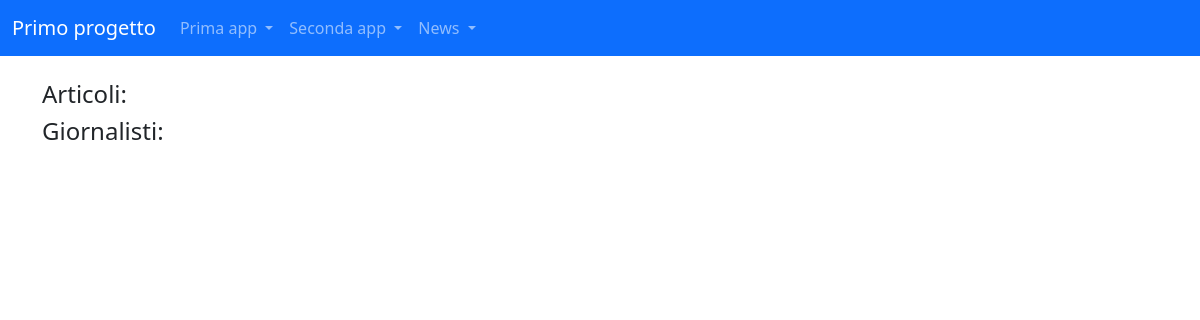
The page /news/ on the database as committed earlier.
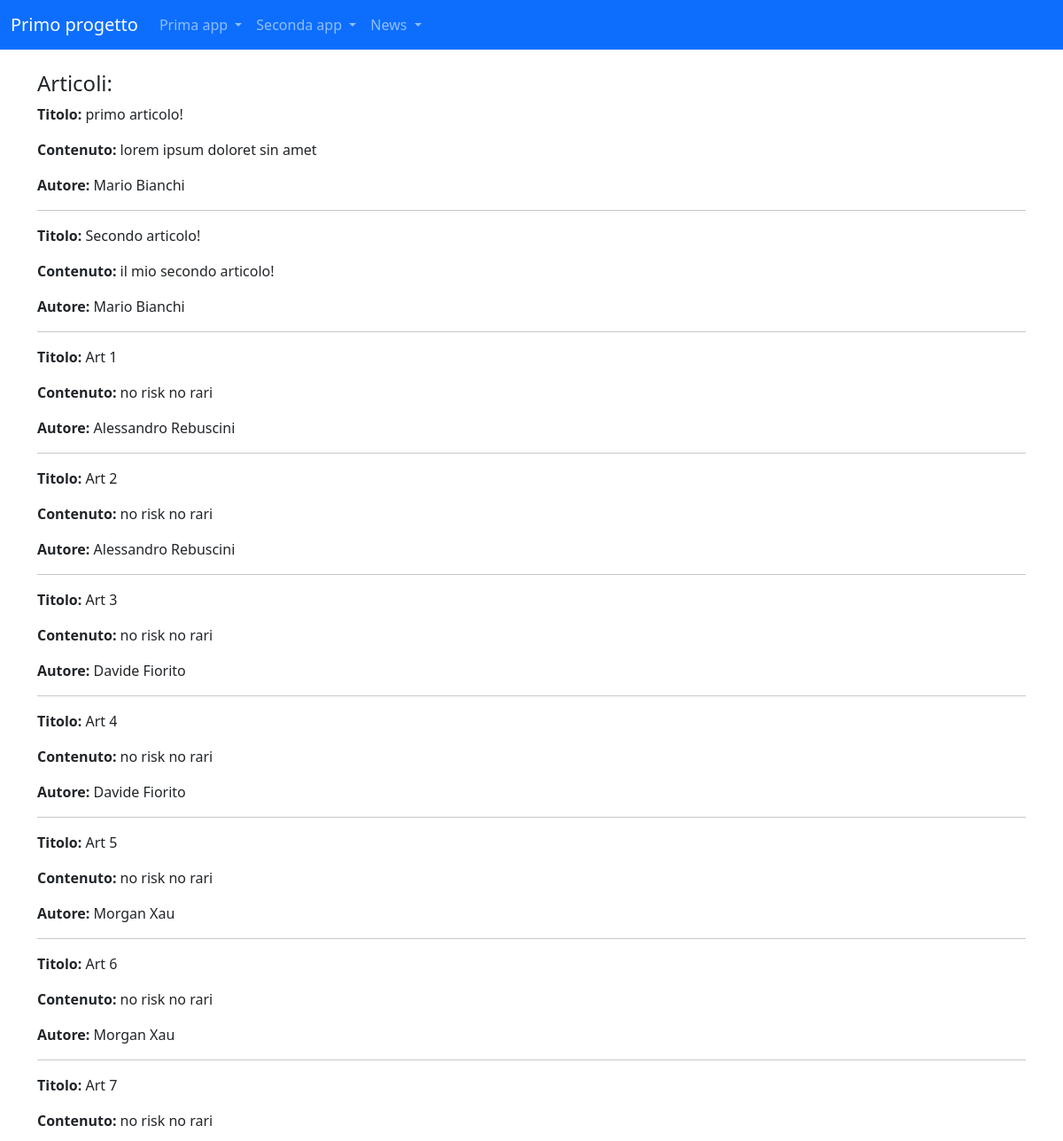
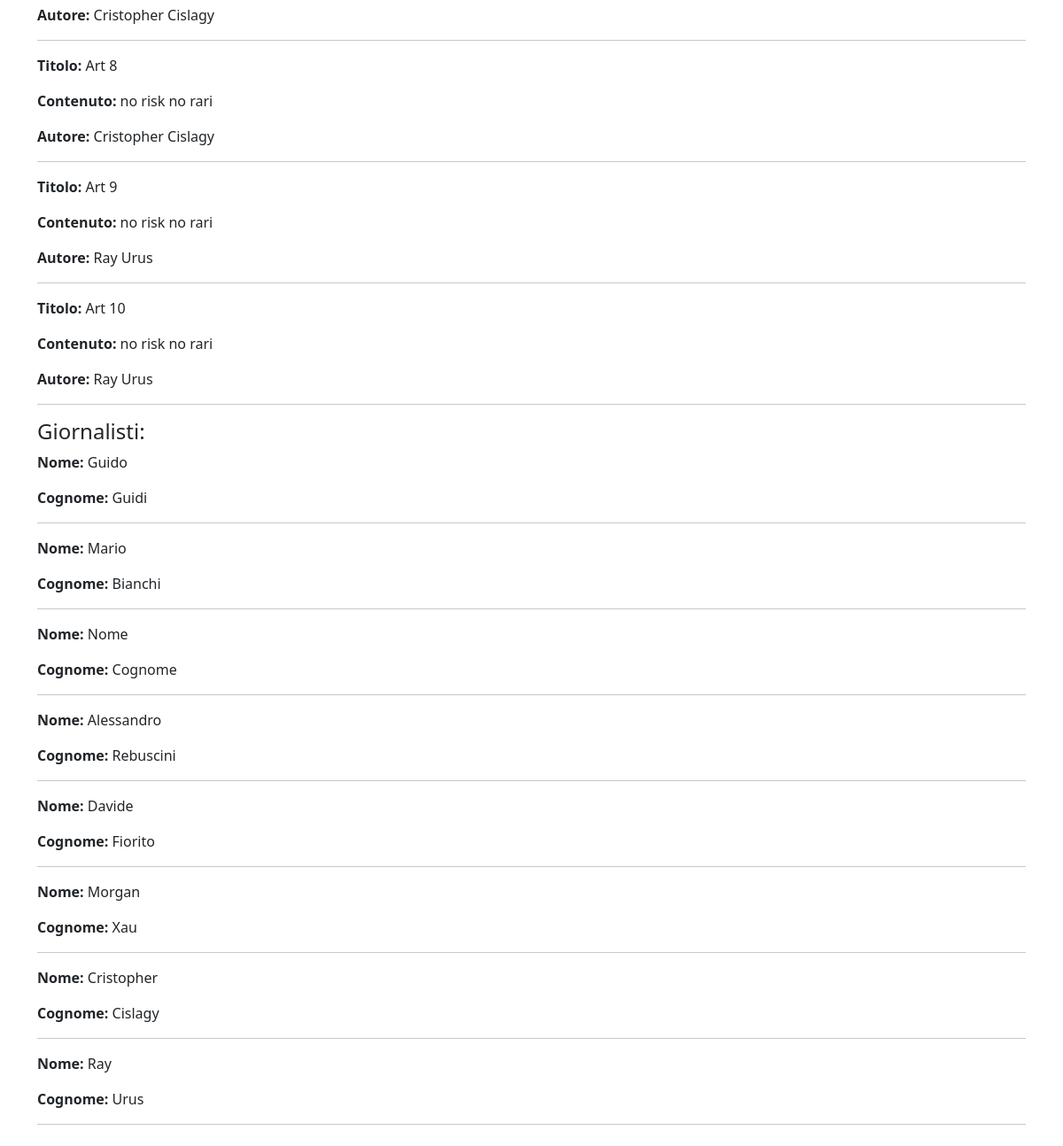
The same page on the database as committed later (2 pictures, top to bottom).
### news/models.py (models this page shows)
class Articolo(models.Model):
    titolo = models.CharField(max_length=100)
    contenuto = models.TextField()
    giornalista = models.ForeignKey(Giornalista, on_delete=models.CASCADE, related_name="articoli")
    data=models.DateTimeField(blank=True)
    visualizzazioni=models.IntegerField(default=0, blank=True)
    def __str__(self):
        return self.titolo
    class Meta:
        verbose_name = "Articolo"
        verbose_name_plural = "Articoli"

class Giornalista(models.Model):
    nome = models.CharField(max_length=20)
    cognome = models.CharField(max_length=20)
    anno_di_nascita = models.DateField(blank=True)
    def __str__(self):
        return f"{self.nome} {self.cognome}"
    class Meta:
        verbose_name = "Giornalista"
        verbose_name_plural = "Giornalisti"

### news/views.py (the view)
# urls.py: path('', views.home, name='index'),
def home(request):
    articoli= Articolo.objects.all()
    giornalisti=Giornalista.objects.all()
    context = {
        'articoli': articoli,
        'giornalisti': giornalisti
    }
    print(context)
    return render(request, 'home.html', context)

### news/templates/home.html (shortened to what this page needs)
{% extends 'base.html' %}
{% block content %}
<h4>Articoli:</h4>
    {% for articolo in articoli %}
        <p><strong>Titolo: </strong>{{ articolo.titolo }}</p>
        <p><strong>Contenuto: </strong>{{ articolo.contenuto }}</p>
        <p><strong>Autore: </strong>{{ articolo.giornalista }}</p>
        <hr>
    {% endfor %}
<h4>Giornalisti:</h4>
    {% for giornalista in giornalisti %}
        <p><strong>Nome: </strong>{{ giornalista.nome }}</p>
        <p><strong>Cognome: </strong>{{ giornalista.cognome }}</p>
        <hr>
    {% endfor %}
{% endblock content %}

### templates/base.html (shortened to what this page needs)
<!DOCTYPE html>
{% load static %}
<html lang="it">
<head>
    <link href="https://cdn.jsdelivr.net/npm/bootstrap@5.3.0/dist/css/bootstrap.min.css" rel="stylesheet">
</head>
<body>
    <nav class="navbar navbar-expand-lg navbar-dark bg-primary">
        <div class="container-fluid">
            <a class="navbar-brand" href="{% url 'index_root'%}">Primo progetto</a>
            <div class="collapse navbar-collapse" id="navbarNavDropdown">
                <ul class="navbar-nav">
                    <li class="nav-item dropdown">
                        <a class="nav-link dropdown-toggle" href="#" id="primaAppDropdown" role="button" data-bs-toggle="dropdown" aria-expanded="false">
                            Prima app
                        </a>
                    </li>
                    <li class="nav-item dropdown">
                        <a class="nav-link dropdown-toggle" href="#" id="secondaAppDropdown" role="button" data-bs-toggle="dropdown" aria-expanded="false">
                            Seconda app
                        </a>
                    </li>
                    <li class="nav-item dropdown">
                        <a class="nav-link dropdown-toggle" href="#" id="secondaAppDropdown" role="button" data-bs-toggle="dropdown" aria-expanded="false">
                            News
                        </a>
                    </li>
                </ul>
            </div>
        </div>
    </nav>
    <div class="container my-4">
        {% block content %}
        {% endblock content %}
    </div>
</body>
</html>

Rows that differ between the two databases and show on the page:
added Articolo: titolo "primo articolo!", contenuto "lorem ipsum doloret sin amet", giornalista "Mario Bianchi"
added Articolo: titolo "Secondo articolo!", contenuto "il mio secondo articolo!", giornalista "Mario Bianchi"
added Articolo: titolo "Art 1", contenuto "no risk no rari", giornalista "Alessandro Rebuscini"
added Articolo: titolo "Art 2", contenuto "no risk no rari", giornalista "Alessandro Rebuscini"
added Articolo: titolo "Art 3", contenuto "no risk no rari", giornalista "Davide Fiorito"
added Articolo: titolo "Art 4", contenuto "no risk no rari", giornalista "Davide Fiorito"
added Articolo: titolo "Art 5", contenuto "no risk no rari", giornalista "Morgan Xau"
added Articolo: titolo "Art 6", contenuto "no risk no rari", giornalista "Morgan Xau"
added Articolo: titolo "Art 7", contenuto "no risk no rari", giornalista "Cristopher Cislagy"
added Articolo: titolo "Art 8", contenuto "no risk no rari", giornalista "Cristopher Cislagy"
added Articolo: titolo "Art 9", contenuto "no risk no rari", giornalista "Ray Urus"
added Articolo: titolo "Art 10", contenuto "no risk no rari", giornalista "Ray Urus"
added Giornalista: nome "Guido", cognome "Guidi"
added Giornalista: nome "Mario", cognome "Bianchi"
added Giornalista: nome "Nome", cognome "Cognome"
added Giornalista: nome "Alessandro", cognome "Rebuscini"
added Giornalista: nome "Davide", cognome "Fiorito"
added Giornalista: nome "Morgan", cognome "Xau"
added Giornalista: nome "Cristopher", cognome "Cislagy"
added Giornalista: nome "Ray", cognome "Urus"
